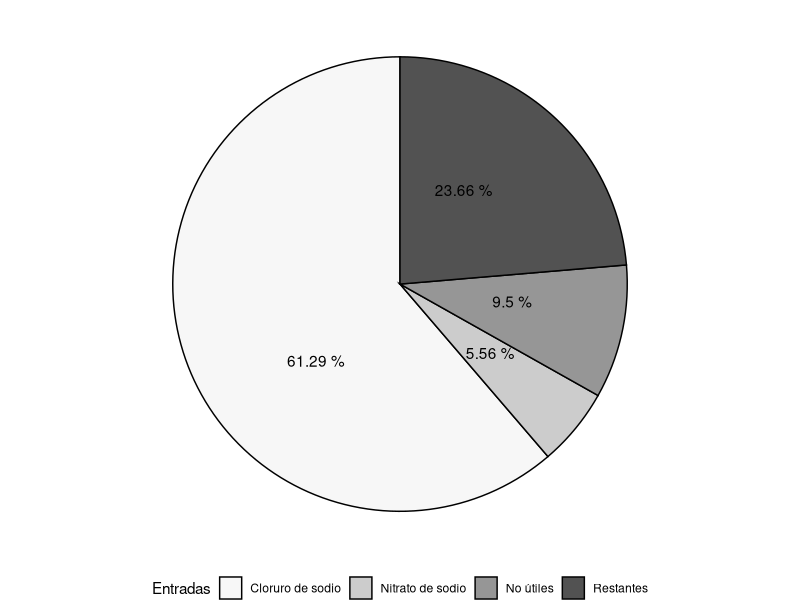

Reproduce this figure in R.
## ---- chunk 1
#| include: false
#| echo: false
#| warning: false
# Carga librerías necesarias
install.packages("readr")
install.packages("stringr")
install.packages("dplyr")
install.packages("ggplot2")
install.packages("RColorBrewer")
install.packages("kableExtra")
library("readr")
library("stringr")
library("dplyr")
library("ggplot2")
library("RColorBrewer")
library("kableExtra")
## ---- chunk 2
#| echo: true
#| warning: false
# Lee el archivo `.csv`
df <- read_csv("rcsb_pdb_custom_report_20231120172315.csv")

# Convierte todo a minúsculas
df$crystal_growth_procedure <- tolower(df$crystal_growth_procedure)

# Elimina entradas inútiles
df2 <- df %>% 
  filter(!is.na(crystal_growth_procedure)) %>%
  filter(!str_detect(crystal_growth_procedure, "^ph"))

# Reemplaza 'nacl' por 'sodium chloride' 
df2$crystal_growth_procedure <- str_replace_all(df2$crystal_growth_procedure, "nacl", "sodium chloride")

# Reemplaza 'nano3' por 'sodium nitrate' 
df2$crystal_growth_procedure <- str_replace_all(df2$crystal_growth_procedure, "nacl", "sodium chloride")
## ---- chunk 3
#| echo: true
#| warning: false
# Define las entradas totales
entradas_tot <- nrow(df)

# Obtiene el número de entradas restantes
entradas_res <- nrow(df2)

# Obtiene el número de entradas que contienen 'sodium chloride'
entradas_nacl <- sum(str_detect(df2$crystal_growth_procedure, 'sodium chloride'))

# Obtiene el número de entradas que contienen 'sodium nitrate'
entradas_nano3 <- sum(str_detect(df2$crystal_growth_procedure, 'sodium nitrate'))

# Obtiene porcentajes
porc_nacl <- round(entradas_nacl/entradas_tot*100, digits = 2)
porc_nano3 <- round(entradas_nano3/entradas_tot*100, digits = 2)
porc_nada <- round((entradas_tot-entradas_res)/entradas_tot*100, digits = 2)
porc_otros <- round((entradas_res-(entradas_nacl+entradas_nano3))/entradas_tot*100, digits = 2)
## ---- chunk 4
# Crea el data frame
porcentajes <- tibble(Entradas = c("Cloruro de sodio", "Nitrato de sodio", "No útiles", "Restantes" ), porcentaje = c(porc_nacl, porc_nano3, porc_nada, porc_otros))

# Crea la gráfica
ggplot(porcentajes, aes(x = "", y = porcentaje, fill = Entradas)) +
  geom_col(color = "black") +
  geom_text(aes(label = paste0(porcentaje, " %")),
            color="black",
            position = position_stack(vjust = 0.4)) +
  coord_polar(theta = "y") +
  theme_void() +
  guides(fill = guide_legend(title = "Entradas")) + 
  scale_fill_brewer(palette = "Greys") +
  theme(legend.position = "bottom")  
# Salva las gráficas
#ggsave("pie.png", width = 20, units = "cm")
#ggsave("pie.pdf", width = 20, units = "cm")
